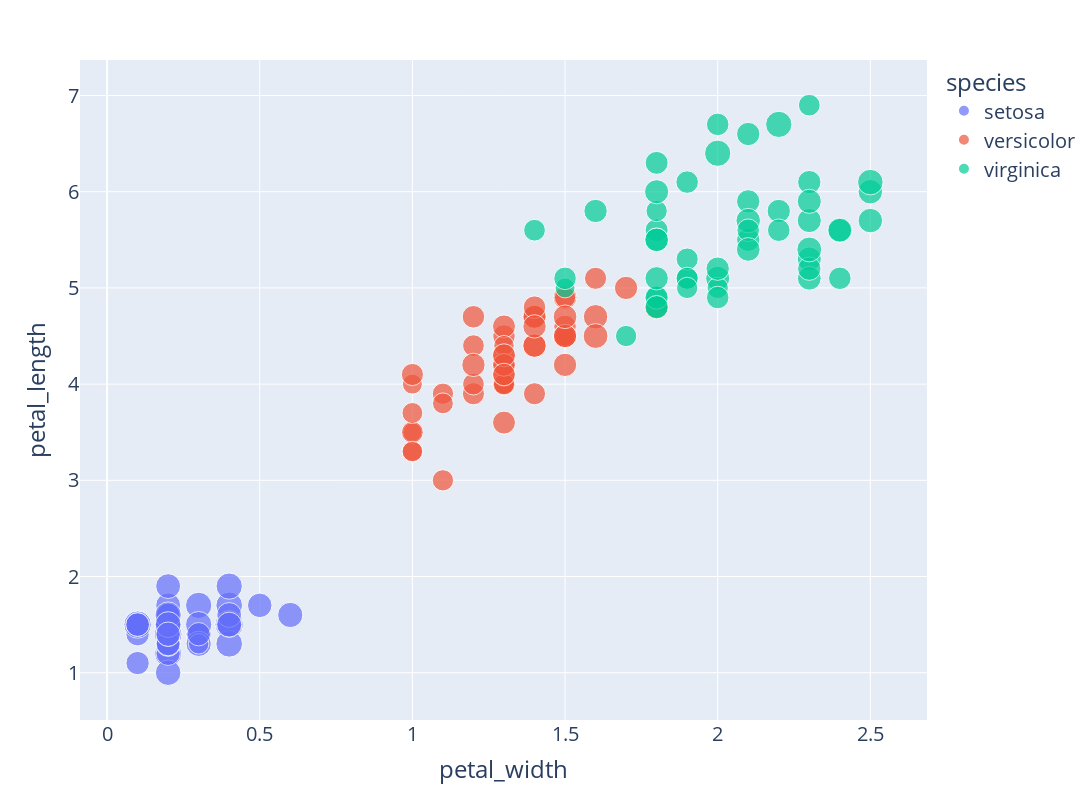

Notebook source saved alongside this figure:
### Markdown cell above
### Scatterplot cont'd

The **interactive text** displayed when hovering over a point may also be modified

### Code cell
fig = px.scatter(df_iris, x="petal_width", y="petal_length", color="species", 
                 size="sepal_width", hover_data=["sepal_length"], width=1600, height=800)
fig.update_layout(font_size=20);
fig.show()

### Figure 1 — Plotly figure (JSON) as saved in the notebook; plotly's stock layout.template omitted (floating-point values rounded to 4 significant figures)
{"data": [{"customdata": [[5.1], [4.9], [4.7], [4.6], [5], [5.4], [4.6], [5], [4.4], [4.9], [5.4], [4.8], [4.8], [4.3], [5.8], [5.7], [5.4], [5.1], [5.7], [5.1], [5.4], [5.1], [4.6], [5.1], [4.8], [5], [5], [5.2], [5.2], [4.7], [4.8], [5.4], [5.2], [5.5], [4.9], [5], [5.5], [4.9], [4.4], [5.1], [5], [4.5], [4.4], [5], [5.1], [4.8], [5.1], [4.6], [5.3], [5]], "hovertemplate": "species=setosa<br>petal_width=%{x}<br>petal_length=%{y}<br>sepal_width=%{marker.size}<br>sepal_length=%{customdata[0]}<extra></extra>", "legendgroup": "setosa", "marker": {"color": "#636efa", "size": [3.5, 3, 3.2, 3.1, 3.6, 3.9, 3.4, 3.4, 2.9, 3.1, 3.7, 3.4, 3, 3, 4, 4.4, 3.9, 3.5, 3.8, 3.8, 3.4, 3.7, 3.6, 3.3, 3.4, 3, 3.4, 3.5, 3.4, 3.2, 3.1, 3.4, 4.1, 4.2, 3.1, 3.2, 3.5, 3.1, 3, 3.4, 3.5, 2.3, 3.2, 3.5, 3.8, 3, 3.8, 3.2, 3.7, 3.3], "sizemode": "area", "sizeref": 0.011, "symbol": "circle"}, "mode": "markers", "name": "setosa", "orientation": "v", "showlegend": true, "type": "scatter", "x": [0.2, 0.2, 0.2, 0.2, 0.2, 0.4, 0.3, 0.2, 0.2, 0.1, 0.2, 0.2, 0.1, 0.1, 0.2, 0.4, 0.4, 0.3, 0.3, 0.3, 0.2, 0.4, 0.2, 0.5, 0.2, 0.2, 0.4, 0.2, 0.2, 0.2, 0.2, 0.4, 0.1, 0.2, 0.1, 0.2, 0.2, 0.1, 0.2, 0.2, 0.3, 0.3, 0.2, 0.6, 0.4, 0.3, 0.2, 0.2, 0.2, 0.2], "xaxis": "x", "y": [1.4, 1.4, 1.3, 1.5, 1.4, 1.7, 1.4, 1.5, 1.4, 1.5, 1.5, 1.6, 1.4, 1.1, 1.2, 1.5, 1.3, 1.4, 1.7, 1.5, 1.7, 1.5, 1, 1.7, 1.9, 1.6, 1.6, 1.5, 1.4, 1.6, 1.6, 1.5, 1.5, 1.4, 1.5, 1.2, 1.3, 1.5, 1.3, 1.5, 1.3, 1.3, 1.3, 1.6, 1.9, 1.4, 1.6, 1.4, 1.5, 1.4], "yaxis": "y"}, {"customdata": [[7], [6.4], [6.9], [5.5], [6.5], [5.7], [6.3], [4.9], [6.6], [5.2], [5], [5.9], [6], [6.1], [5.6], [6.7], [5.6], [5.8], [6.2], [5.6], [5.9], [6.1], [6.3], [6.1], [6.4], [6.6], [6.8], [6.7], [6], [5.7], [5.5], [5.5], [5.8], [6], [5.4], [6], [6.7], [6.3], [5.6], [5.5], [5.5], [6.1], [5.8], [5], [5.6], [5.7], [5.7], [6.2], [5.1], [5.7]], "hovertemplate": "species=versicolor<br>petal_width=%{x}<br>petal_length=%{y}<br>sepal_width=%{marker.size}<br>sepal_length=%{customdata[0]}<extra></extra>", "legendgroup": "versicolor", "marker": {"color": "#EF553B", "size": [3.2, 3.2, 3.1, 2.3, 2.8, 2.8, 3.3, 2.4, 2.9, 2.7, 2, 3, 2.2, 2.9, 2.9, 3.1, 3, 2.7, 2.2, 2.5, 3.2, 2.8, 2.5, 2.8, 2.9, 3, 2.8, 3, 2.9, 2.6, 2.4, 2.4, 2.7, 2.7, 3, 3.4, 3.1, 2.3, 3, 2.5, 2.6, 3, 2.6, 2.3, 2.7, 3, 2.9, 2.9, 2.5, 2.8], "sizemode": "area", "sizeref": 0.011, "symbol": "circle"}, "mode": "markers", "name": "versicolor", "orientation": "v", "showlegend": true, "type": "scatter", "x": [1.4, 1.5, 1.5, 1.3, 1.5, 1.3, 1.6, 1, 1.3, 1.4, 1, 1.5, 1, 1.4, 1.3, 1.4, 1.5, 1, 1.5, 1.1, 1.8, 1.3, 1.5, 1.2, 1.3, 1.4, 1.4, 1.7, 1.5, 1, 1.1, 1, 1.2, 1.6, 1.5, 1.6, 1.5, 1.3, 1.3, 1.3, 1.2, 1.4, 1.2, 1, 1.3, 1.2, 1.3, 1.3, 1.1, 1.3], "xaxis": "x", "y": [4.7, 4.5, 4.9, 4, 4.6, 4.5, 4.7, 3.3, 4.6, 3.9, 3.5, 4.2, 4, 4.7, 3.6, 4.4, 4.5, 4.1, 4.5, 3.9, 4.8, 4, 4.9, 4.7, 4.3, 4.4, 4.8, 5, 4.5, 3.5, 3.8, 3.7, 3.9, 5.1, 4.5, 4.5, 4.7, 4.4, 4.1, 4, 4.4, 4.6, 4, 3.3, 4.2, 4.2, 4.2, 4.3, 3, 4.1], "yaxis": "y"}, {"customdata": [[6.3], [5.8], [7.1], [6.3], [6.5], [7.6], [4.9], [7.3], [6.7], [7.2], [6.5], [6.4], [6.8], [5.7], [5.8], [6.4], [6.5], [7.7], [7.7], [6], [6.9], [5.6], [7.7], [6.3], [6.7], [7.2], [6.2], [6.1], [6.4], [7.2], [7.4], [7.9], [6.4], [6.3], [6.1], [7.7], [6.3], [6.4], [6], [6.9], [6.7], [6.9], [5.8], [6.8], [6.7], [6.7], [6.3], [6.5], [6.2], [5.9]], "hovertemplate": "species=virginica<br>petal_width=%{x}<br>petal_length=%{y}<br>sepal_width=%{marker.size}<br>sepal_length=%{customdata[0]}<extra></extra>", "legendgroup": "virginica", "marker": {"color": "#00cc96", "size": [3.3, 2.7, 3, 2.9, 3, 3, 2.5, 2.9, 2.5, 3.6, 3.2, 2.7, 3, 2.5, 2.8, 3.2, 3, 3.8, 2.6, 2.2, 3.2, 2.8, 2.8, 2.7, 3.3, 3.2, 2.8, 3, 2.8, 3, 2.8, 3.8, 2.8, 2.8, 2.6, 3, 3.4, 3.1, 3, 3.1, 3.1, 3.1, 2.7, 3.2, 3.3, 3, 2.5, 3, 3.4, 3], "sizemode": "area", "sizeref": 0.011, "symbol": "circle"}, "mode": "markers", "name": "virginica", "orientation": "v", "showlegend": true, "type": "scatter", "x": [2.5, 1.9, 2.1, 1.8, 2.2, 2.1, 1.7, 1.8, 1.8, 2.5, 2, 1.9, 2.1, 2, 2.4, 2.3, 1.8, 2.2, 2.3, 1.5, 2.3, 2, 2, 1.8, 2.1, 1.8, 1.8, 1.8, 2.1, 1.6, 1.9, 2, 2.2, 1.5, 1.4, 2.3, 2.4, 1.8, 1.8, 2.1, 2.4, 2.3, 1.9, 2.3, 2.5, 2.3, 1.9, 2, 2.3, 1.8], "xaxis": "x", "y": [6, 5.1, 5.9, 5.6, 5.8, 6.6, 4.5, 6.3, 5.8, 6.1, 5.1, 5.3, 5.5, 5, 5.1, 5.3, 5.5, 6.7, 6.9, 5, 5.7, 4.9, 6.7, 4.9, 5.7, 6, 4.8, 4.9, 5.6, 5.8, 6.1, 6.4, 5.6, 5.1, 5.6, 6.1, 5.6, 5.5, 4.8, 5.4, 5.6, 5.1, 5.1, 5.9, 5.7, 5.2, 5, 5.2, 5.4, 5.1], "yaxis": "y"}], "layout": {"font": {"size": 20}, "height": 800, "legend": {"itemsizing": "constant", "title": {"text": "species"}, "tracegroupgap": 0}, "margin": {"t": 60}, "width": 1600, "xaxis": {"anchor": "y", "domain": [0, 1], "title": {"text": "petal_width"}}, "yaxis": {"anchor": "x", "domain": [0, 1], "title": {"text": "petal_length"}}}}
